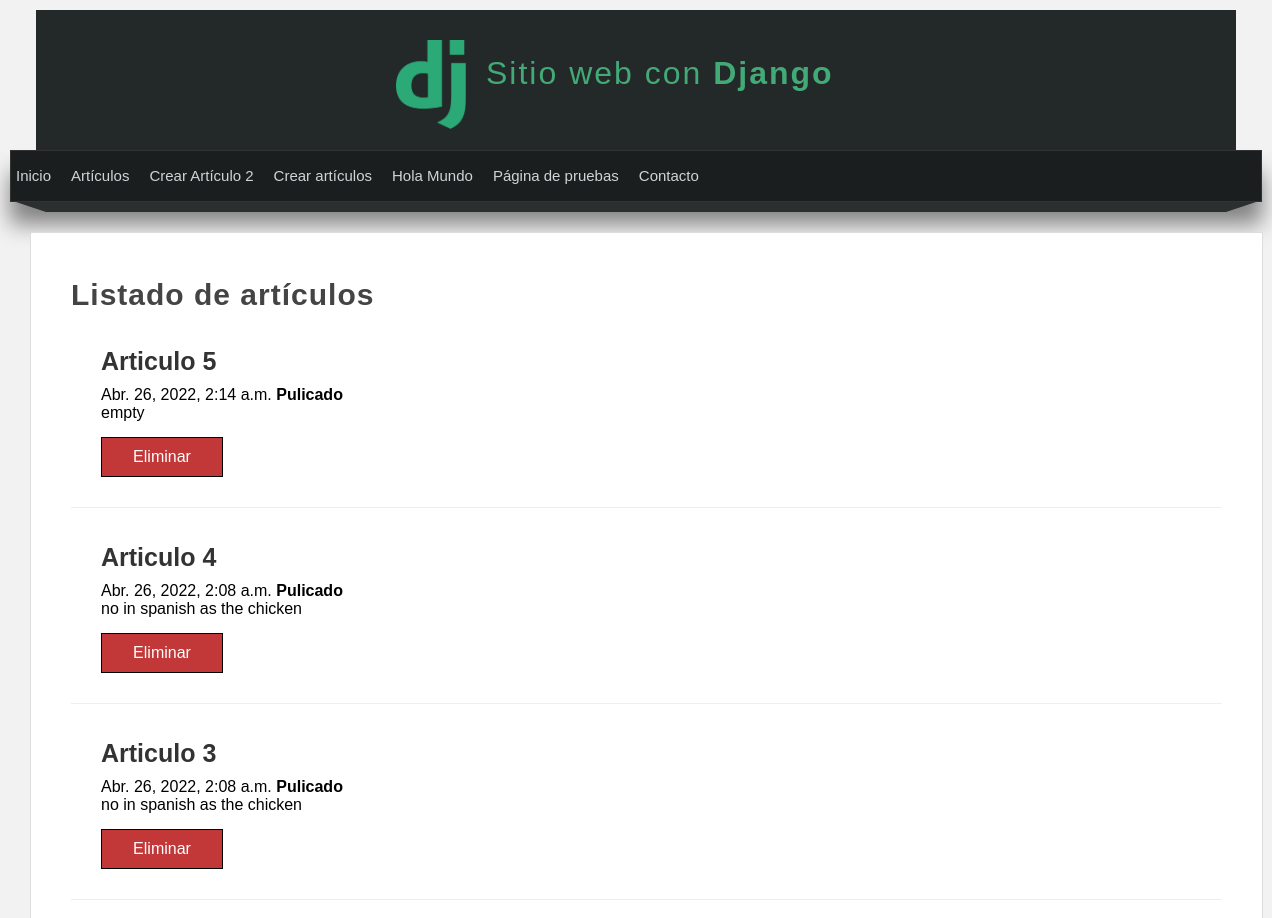
The app's page /articulos/ (upper part), older data.
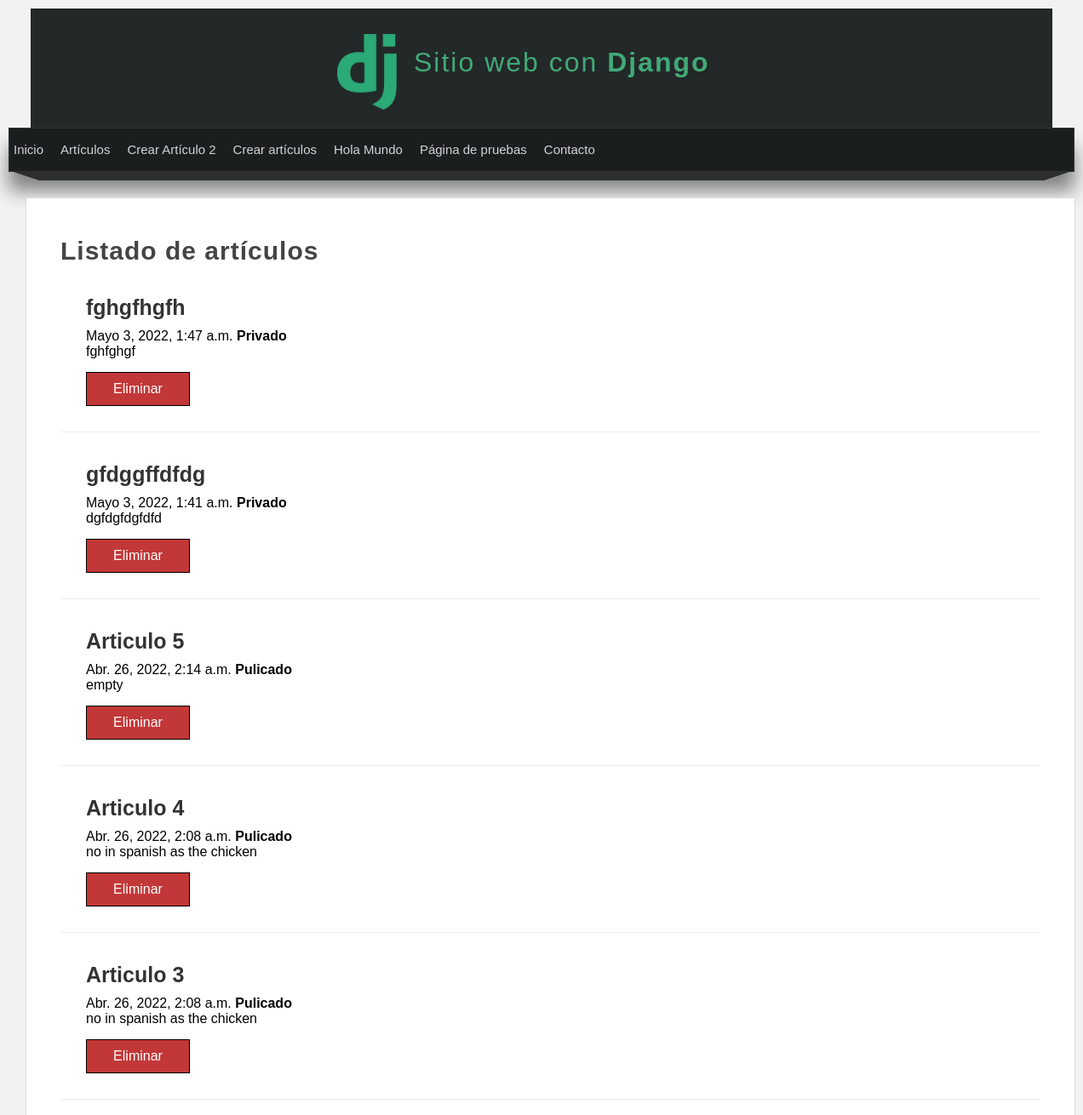
The same page, newer data.
### miapp/models.py (models this page shows, shortened)
class Article(models.Model):
    title = models.CharField(max_length=100, verbose_name='Título')
    content = models.TextField(verbose_name='Contenido')
    image = models.ImageField(default='null', verbose_name="Miniatura", upload_to='articles')
    public = models.BooleanField() #verbose_name='Publicado'
    created_at = models.DateTimeField(auto_now_add=True, verbose_name='Creado')
    updated_at = models.DateTimeField(auto_now=True, verbose_name='Editado')
    class Meta:
        verbose_name = "Artículo"
        verbose_name_plural = "Artículos"
        ordering = ['-id', 'created_at']

### miapp/views.py (the view)
# urls.py: path('articulos/', views.articulos, name = "articulos"),
def articulos(request):
    articulos = Article.objects.all().order_by('-id') #- DESC
    return render(request, 'articulos.html', {
        'articulos': articulos
    })

### miapp/templates/articulos.html (shortened to what this page needs)
{% extends 'layout.html' %}
{% block content %}
<h1 class="title">Listado de artículos</h1>
        {% for articulo in articulos %}
            <article class="article-item">
                <div class="data">
                    <h2>{{articulo.title}}</h2>
                    <span>{{articulo.created_at}}</span>
                    {% if articulo.public %}
                        <strong>Pulicado</strong>
                    {% else %}
                        <strong>Privado</strong>
                    {% endif %}
                    <p>{{articulo.content}}</p>
                    <a href="{% url 'borrar' id=articulo.id %}" class="btn btn-d">Eliminar</a>
                </div>
            </article>
        {% endfor %}
{% endblock %}

Row changes from the older to the newer data that the page shows:
added Article: title "fghgfhgfh", created_at "Mayo 3, 2022, 1:47 a.m.", public "Privado", content "fghfghgf"
added Article: title "gfdggffdfdg", created_at "Mayo 3, 2022, 1:41 a.m.", public "Privado", content "dgfdgfdgfdfd"
